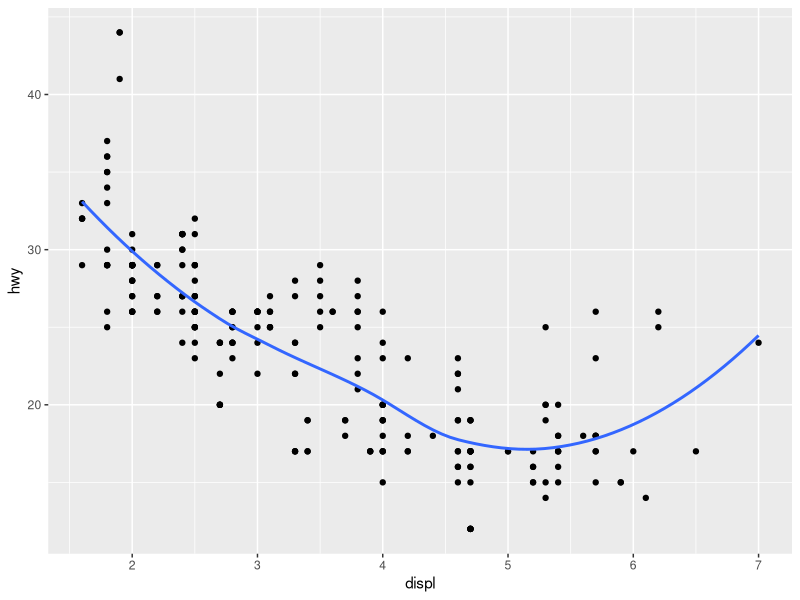
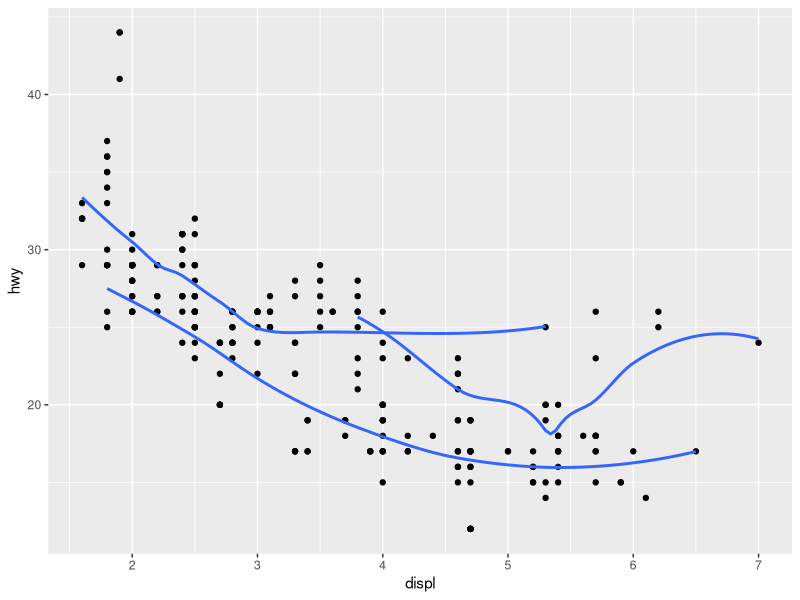
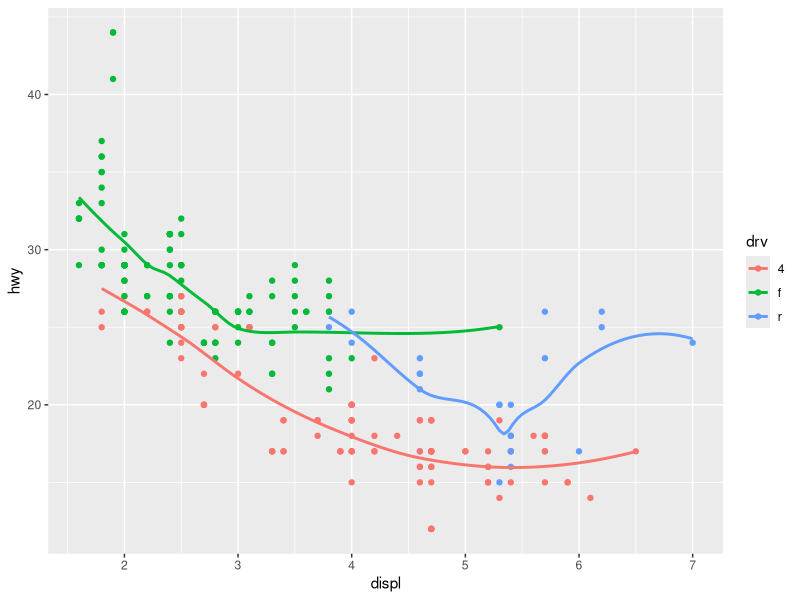
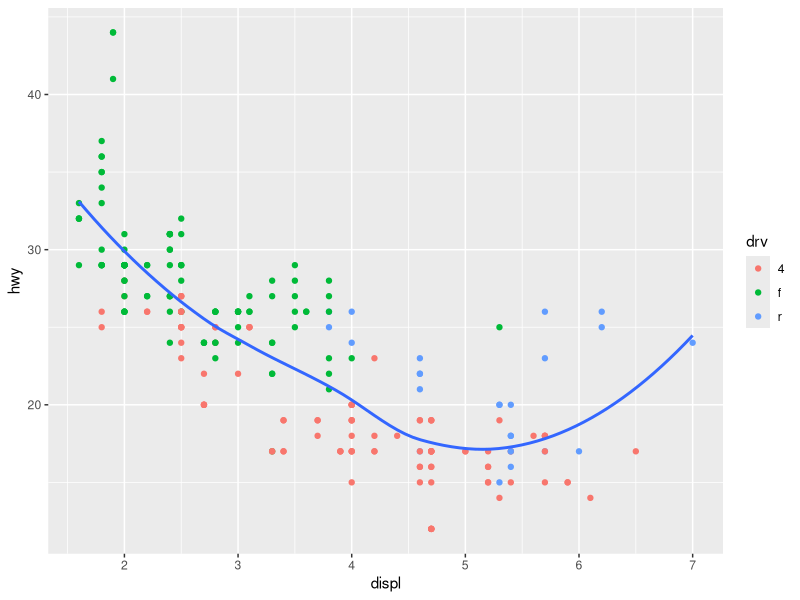
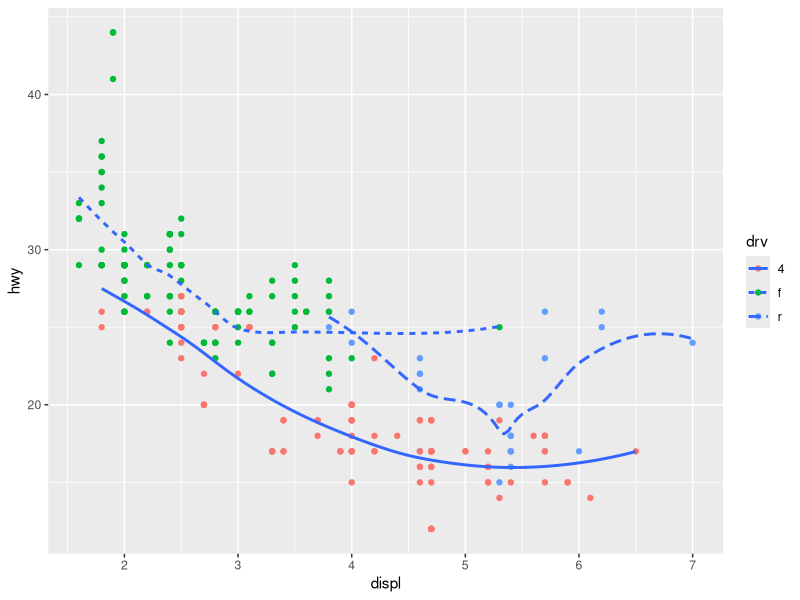
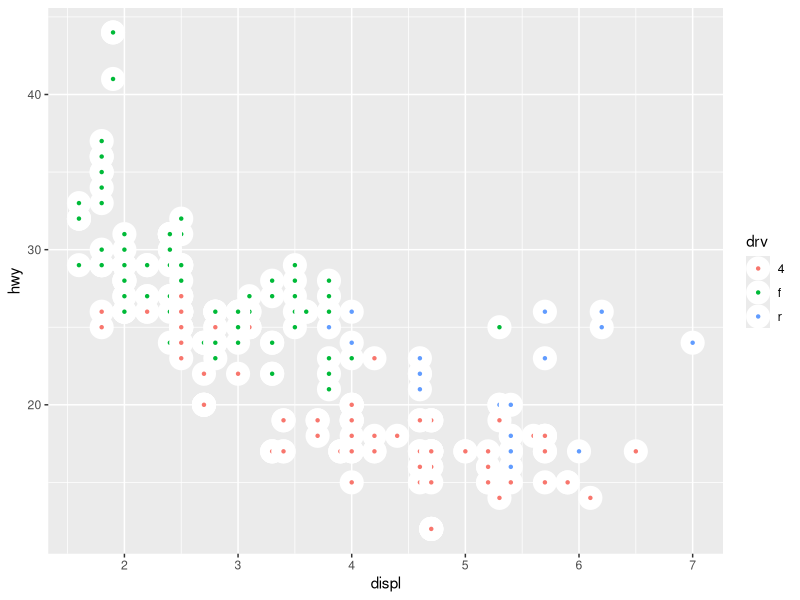
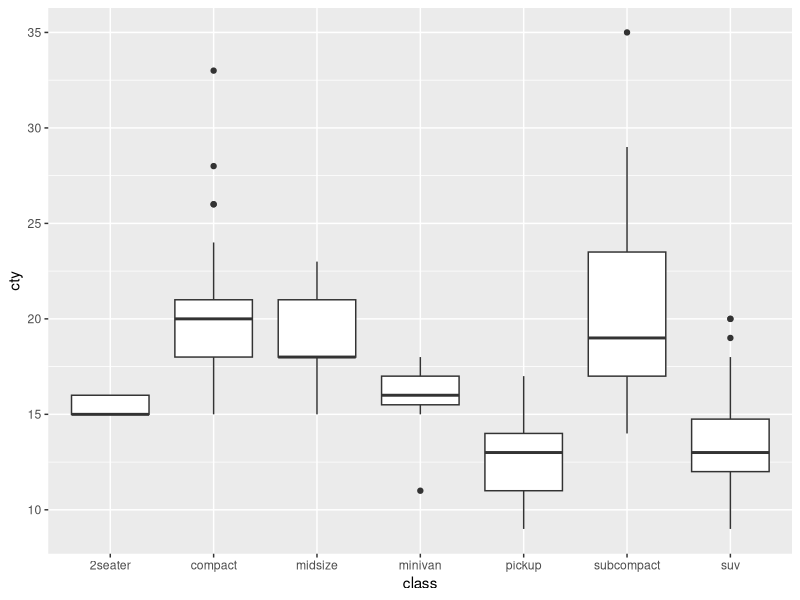
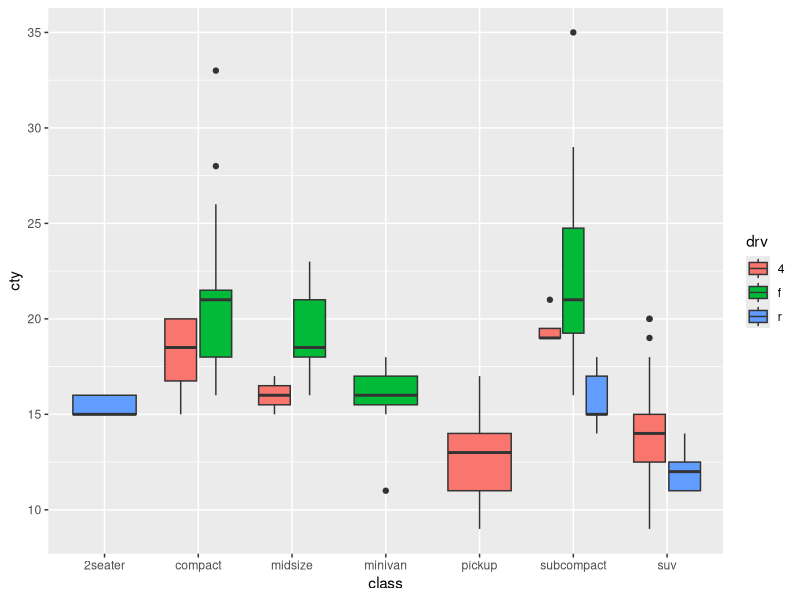

Source code (R) for these figures, in order:
#Nick Huron
#R: Quantitative Science to Solve Global Problems
#Week2A_Huron.R
#also available at Github: https://github.com/nahuron

####################################################################################################
#chapter 3
####################################################################################################

#required data and packages
library(tidyverse)

#3.6 Question 6
#6
#Recreate the R code necessary to generate the following graphs.
#let's recreate each plot going L to R and T to B
#a
ggplot(data = mpg, mapping = aes(x = displ, y = hwy)) +
  geom_point() +
  geom_smooth(se=F)
#b
ggplot(data = mpg, mapping = aes(x = displ, y = hwy)) +
  geom_point() +
  geom_smooth(se=F, mapping = aes(group = drv))
#c
ggplot(data = mpg, mapping = aes(x = displ, y = hwy, color = drv)) +
  geom_point() +
  geom_smooth(se=F, mapping = aes(group = drv))
#d
ggplot(data = mpg, mapping = aes(x = displ, y = hwy)) +
  geom_point(mapping = aes(color = drv)) +
  geom_smooth(se=F)
#e
ggplot(data = mpg, mapping = aes(x = displ, y = hwy)) +
  geom_point(mapping = aes(color = drv)) +
  geom_smooth(se=F, mapping = aes(linetype = drv))
#f
ggplot(data = mpg, mapping = aes(x = displ, y = hwy)) +
  geom_point(mapping = aes(fill = drv), stroke = 5, color = "white", lwd = 5,  shape = 21)

#3.8 Question 4
#4
#What’s the default position adjustment for geom_boxplot()? Create a visualisation of the mpg dataset that demonstrates it.
#default aggregated data
ggplot(data = mpg) +
  geom_boxplot(mapping = aes(x = class, y = cty))

#vs.
#data partitioned by drv
ggplot(data = mpg) +
  geom_boxplot(mapping = aes(x = class, y = cty, fill = drv))
#the default position for geom_boxplot is dodge! sweet

#3.9 Question 3

#What’s the difference between coord_quickmap() and coord_map()?
#coord_quickmap vs coord_map
#quickmap is a much faster approximation of the map version that preserves straight lines, while the full version uses projections to accurately depict earth's curvature in the 2d plane with lat/long
